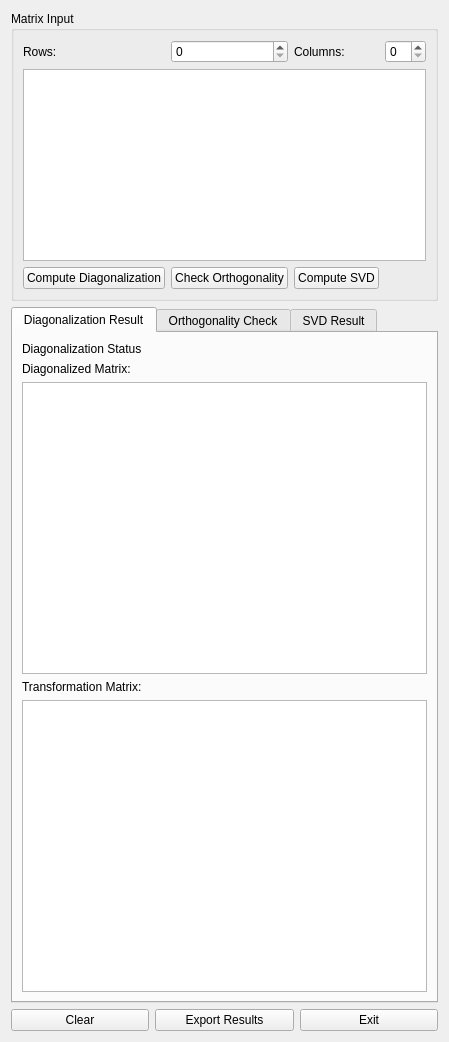
<?xml version="1.0" encoding="UTF-8"?>
<ui version="4.0">
 <class>MatrixGui</class>
 <widget class="QWidget" name="MatrixGui">
  <property name="windowTitle">
   <string>Matrix Diagonalization and Orthogonality Checker</string>
  </property>
  <layout class="QVBoxLayout" name="verticalLayout">
   <item>
    <widget class="QGroupBox" name="inputGroupBox">
     <property name="title">
      <string>Matrix Input</string>
     </property>
     <layout class="QGridLayout" name="gridLayout">
      <item row="0" column="0">
       <widget class="QLabel" name="labelRows">
        <property name="text">
         <string>Rows:</string>
        </property>
       </widget>
      </item>
      <item row="0" column="1">
       <widget class="QSpinBox" name="rowSpinBox"/>
      </item>
      <item row="0" column="2">
       <widget class="QLabel" name="labelCols">
        <property name="text">
         <string>Columns:</string>
        </property>
       </widget>
      </item>
      <item row="0" column="3">
       <widget class="QSpinBox" name="colSpinBox"/>
      </item>
      <item row="1" column="0" colspan="4">
       <widget class="QTableWidget" name="matrixTable"/>
      </item>
      <item row="2" column="0">
       <widget class="QPushButton" name="computeButton">
        <property name="text">
         <string>Compute Diagonalization</string>
        </property>
       </widget>
      </item>
      <item row="2" column="1">
       <widget class="QPushButton" name="orthogonalityButton">
        <property name="text">
         <string>Check Orthogonality</string>
        </property>
       </widget>
      </item>
      <item row="2" column="2">
       <widget class="QPushButton" name="svdButton">
        <property name="text">
         <string>Compute SVD</string>
        </property>
       </widget>
      </item>
     </layout>
    </widget>
   </item>
   <item>
    <widget class="QTabWidget" name="resultsTabs">
     <widget class="QWidget" name="tabDiagonalization">
      <attribute name="title">
       <string>Diagonalization Result</string>
      </attribute>
      <layout class="QVBoxLayout" name="verticalLayoutTab1">
       <item>
        <widget class="QLabel" name="diagStatusLabel">
         <property name="text">
          <string>Diagonalization Status</string>
         </property>
        </widget>
       </item>
       <item>
        <widget class="QLabel" name="labelDiagMatrix">
         <property name="text">
          <string>Diagonalized Matrix:</string>
         </property>
        </widget>
       </item>
       <item>
        <widget class="QTableWidget" name="diagMatrixTable"/>
       </item>
       <item>
        <widget class="QLabel" name="labelTransformMatrix">
         <property name="text">
          <string>Transformation Matrix:</string>
         </property>
        </widget>
       </item>
       <item>
        <widget class="QTableWidget" name="transformMatrixTable"/>
       </item>
      </layout>
     </widget>
     <widget class="QWidget" name="tabOrthogonality">
      <attribute name="title">
       <string>Orthogonality Check</string>
      </attribute>
      <layout class="QVBoxLayout" name="verticalLayoutTab2">
       <item>
        <widget class="QLabel" name="orthoStatusLabel">
         <property name="text">
          <string>Orthogonality Status</string>
         </property>
        </widget>
       </item>
       <item>
        <widget class="QLabel" name="labelOrthoProduct">
         <property name="text">
          <string>Matrix × Transpose:</string>
         </property>
        </widget>
       </item>
       <item>
        <widget class="QTableWidget" name="orthoProductTable"/>
       </item>
      </layout>
     </widget>
     <widget class="QWidget" name="tabSVD">
      <attribute name="title">
       <string>SVD Result</string>
      </attribute>
      <layout class="QVBoxLayout" name="verticalLayoutTab3">
       <item>
        <widget class="QLabel" name="svdULabel">
         <property name="text">
          <string>Matrix U:</string>
         </property>
        </widget>
       </item>
       <item>
        <widget class="QTableWidget" name="svdUTable"/>
       </item>
       <item>
        <widget class="QLabel" name="svdSLabel">
         <property name="text">
          <string>Singular Values (S):</string>
         </property>
        </widget>
       </item>
       <item>
        <widget class="QTableWidget" name="svdSTable"/>
       </item>
       <item>
        <widget class="QLabel" name="svdVTLabel">
         <property name="text">
          <string>Matrix V^T:</string>
         </property>
        </widget>
       </item>
       <item>
        <widget class="QTableWidget" name="svdVTTable"/>
       </item>
      </layout>
     </widget>
    </widget>
   </item>
   <item>
    <layout class="QHBoxLayout" name="bottomButtonLayout">
     <item>
      <widget class="QPushButton" name="clearButton">
       <property name="text">
        <string>Clear</string>
       </property>
      </widget>
     </item>
     <item>
      <widget class="QPushButton" name="exportButton">
       <property name="text">
        <string>Export Results</string>
       </property>
      </widget>
     </item>
     <item>
      <widget class="QPushButton" name="exitButton">
       <property name="text">
        <string>Exit</string>
       </property>
      </widget>
     </item>
    </layout>
   </item>
  </layout>
 </widget>
 <resources/>
 <connections/>
</ui>
